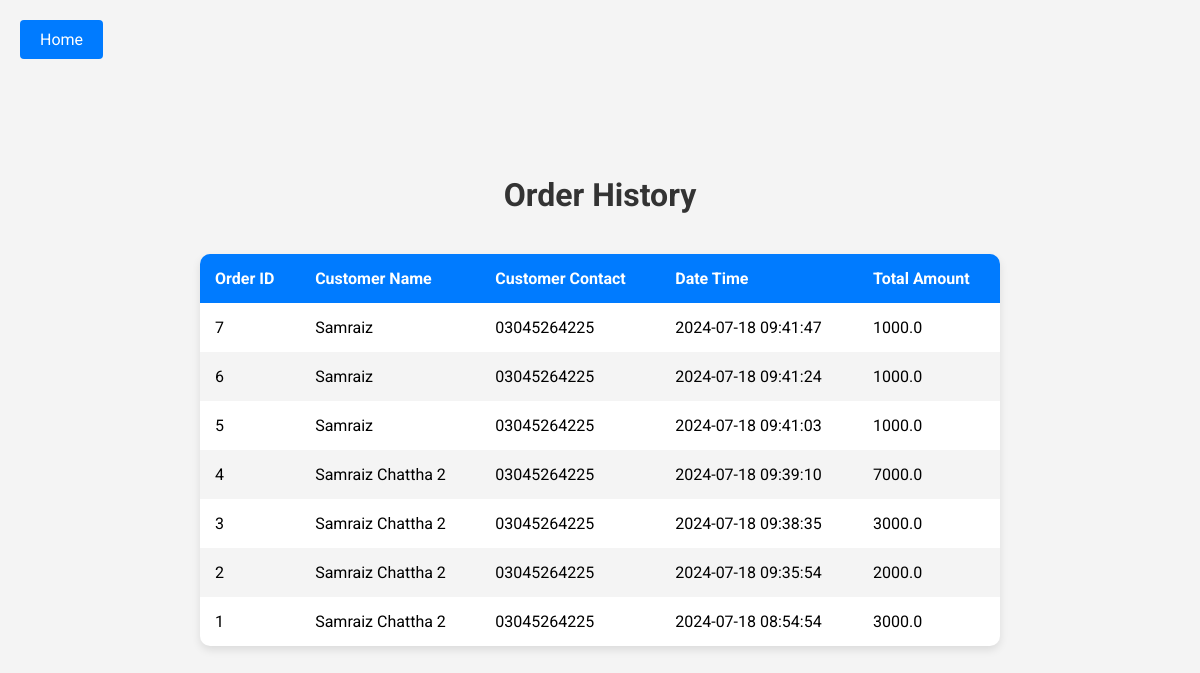
The app's page /order_history with its own data.
### app/models.py (models this page shows)
class Order(db.Model):
    id = db.Column(db.Integer, primary_key=True)
    customer_name = db.Column(db.String(100), nullable=False)
    customer_contact = db.Column(db.String(100), nullable=False)
    datetime = db.Column(db.DateTime, default=datetime.utcnow)
    total_amount = db.Column(db.Float, nullable=False)
    order_items = db.relationship('OrderItem', backref='order', lazy=True)

### app/main.py (the view)
@main.route('/order_history', methods=['GET'])
def sales():
    orders = Order.query.order_by(Order.datetime.desc()).all()
    return render_template('order_history.html', orders=orders)

### app/templates/order_history.html (shortened to what this page needs)
<!DOCTYPE html>
<html lang="en">
<head>
    <link rel="stylesheet" href="{{ url_for('static', filename='css/order_history.css') }}">
</head>
<body>
    <a href="{{ url_for('main.index') }}" class="back-btn">Home</a>
    <h1>Order History</h1>
    <table>
        <thead>
            <tr>
                <th>Order ID</th>
                <th>Customer Name</th>
                <th>Customer Contact</th>
                <th>Date Time</th>
                <th>Total Amount</th>
            </tr>
        </thead>
        <tbody>
            {% for order in orders %}
                <tr>
                    <td>{{ order.id }}</td>
                    <td>{{ order.customer_name }}</td>
                    <td>{{ order.customer_contact or '' }}</td>
                    <td>{{ order.datetime.strftime('%Y-%m-%d %H:%M:%S') }}</td>
                    <td>{{ order.total_amount }}</td>
                </tr>
            {% endfor %}
        </tbody>
    </table>
</body>
</html>

### app/static/css/order_history.css (style rules this page uses)
body { font-family: 'Roboto', sans-serif; background-color: #f4f4f4; margin: 0; padding: 0; display: flex; flex-direction: column; align-items: center; justify-content: center; min-height: 100vh; }
h1, h2 { color: #333; margin-bottom: 20px; font-weight: 700; }
table { width: 90%; max-width: 800px; border-collapse: collapse; background: #fff; box-shadow: 0 4px 8px rgba(0, 0, 0, 0.1); border-radius: 10px; overflow: hidden; margin-top: 20px; }
table th, table td { padding: 15px; text-align: left; }
table th { background-color: #007bff; color: #fff; }
table tr:nth-child(even) { background-color: #f4f4f4; }
.back-btn { position: absolute; top: 20px; left: 20px; display: block; padding: 10px 20px; background-color: #007bff; color: white; text-decoration: none; border: none; cursor: pointer; border-radius: 4px; transition: background-color 0.3s ease; }

### records on screen
Order: id "7", customer_name "Samraiz", customer_contact "03045264225", datetime "2024-07-18 09:41:47", total_amount "1000.0"
Order: id "6", customer_name "Samraiz", customer_contact "03045264225", datetime "2024-07-18 09:41:24", total_amount "1000.0"
Order: id "5", customer_name "Samraiz", customer_contact "03045264225", datetime "2024-07-18 09:41:03", total_amount "1000.0"
Order: id "4", customer_name "Samraiz Chattha 2", customer_contact "03045264225", datetime "2024-07-18 09:39:10", total_amount "7000.0"
Order: id "3", customer_name "Samraiz Chattha 2", customer_contact "03045264225", datetime "2024-07-18 09:38:35", total_amount "3000.0"
Order: id "2", customer_name "Samraiz Chattha 2", customer_contact "03045264225", datetime "2024-07-18 09:35:54", total_amount "2000.0"
Order: id "1", customer_name "Samraiz Chattha 2", customer_contact "03045264225", datetime "2024-07-18 08:54:54", total_amount "3000.0"
